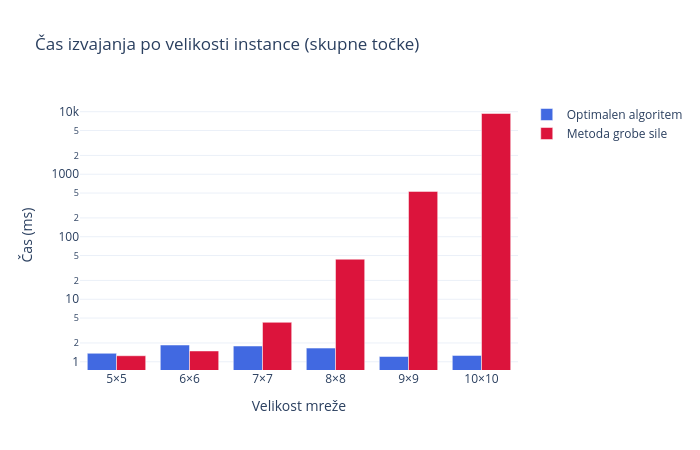

The notebook cell this image was saved under:
### Markdown cell above
## 7. Bar Chart – Direct Comparison at Common Sizes

### Code cell
common_sizes = [s for s in sizes_brute if s in sizes_opt]
opt_common   = [times_opt[sizes_opt.index(s)]*1000 for s in common_sizes]
brute_common = [times_brute[sizes_brute.index(s)]*1000 for s in common_sizes]

fig2 = go.Figure(data=[
    go.Bar(name="Optimalen algoritem", x=[f"{s}×{s}" for s in common_sizes], y=opt_common,
           marker_color="royalblue"),
    go.Bar(name="Metoda grobe sile",   x=[f"{s}×{s}" for s in common_sizes], y=brute_common,
           marker_color="crimson"),
])

fig2.update_layout(
    barmode="group",
    title="Čas izvajanja po velikosti instance (skupne točke)",
    xaxis_title="Velikost mreže",
    yaxis_title="Čas (ms)",
    yaxis_type="log",
    template="plotly_white",
    width=700,
    height=450
)
fig2.show()

### Figure 1 — Plotly figure (JSON) as saved in the notebook; plotly's stock layout.template omitted (floating-point values rounded to 4 significant figures)
{"data": [{"marker": {"color": "royalblue"}, "name": "Optimalen algoritem", "type": "bar", "x": ["5×5", "6×6", "7×7", "8×8", "9×9", "10×10"], "y": [1.366, 1.854, 1.788, 1.654, 1.214, 1.264]}, {"marker": {"color": "crimson"}, "name": "Metoda grobe sile", "type": "bar", "x": ["5×5", "6×6", "7×7", "8×8", "9×9", "10×10"], "y": [1.248, 1.489, 4.277, 43.73, 531.6, 9364.0]}], "layout": {"barmode": "group", "height": 450, "title": {"text": "Čas izvajanja po velikosti instance (skupne točke)"}, "width": 700, "xaxis": {"title": {"text": "Velikost mreže"}}, "yaxis": {"title": {"text": "Čas (ms)"}, "type": "log"}}}
